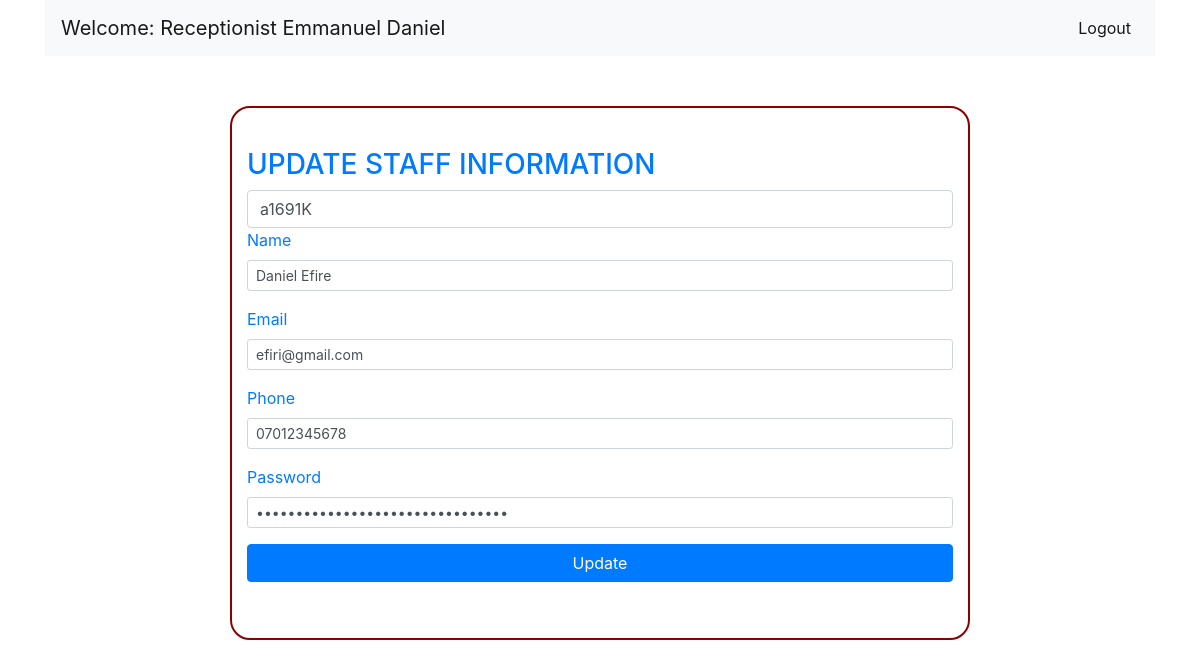
The app's page /update-staff-info.php?code=a1691K (signed in) with its own data.
### tables this page shows
CREATE TABLE `users` (
  `id` int(11) NOT NULL,
  `code` varchar(6) NOT NULL,
  `name` varchar(100) NOT NULL,
  `email` varchar(255) NOT NULL,
  `phone` varchar(11) NOT NULL,
  `password` varchar(40) NOT NULL,
  `role` varchar(50) NOT NULL,
  `status` int(11) NOT NULL,
  `date` datetime NOT NULL
);

### include/functions.php (called while the page is built)
<?php
function clean($conn, $args){
     $args = trim($args);
     return mysqli_real_escape_string($conn, $args);
}
?>

### update-staff-info.php (the view, shortened to what this page needs)
<?php include('include/tables.php');  ?>
<?php include('include/functions.php');  ?>
<!DOCTYPE html>
<html lang="en">
<head>
    <link rel="stylesheet" href="css/bootstrap.css">
   <link rel="stylesheet" type="text/css" href="datatable/datatables.min.css"/>
    <link rel="stylesheet" href="css/style.css" />
</head>
    <body>
        <div class="container">
          <nav class="navbar navbar-expand-lg navbar-light bg-light">
             <a class = "navbar-brand"> <?php if(isset($_SESSION['name'])) echo "Welcome: ".$_SESSION['role']." ".$_SESSION['name']  ?></a>
            <div class="collapse navbar-collapse" id="navbarSupportedContent">
                <ul class="navbar-nav ml-auto">
                <li class="nav-item active">
                    <a class="nav-link" href="logout.php">Logout</a>
                </li>
            </div>
        </nav>
             <?PHP
                        if (isset($_GET['code'])) {
                            $code = clean($conn, $_GET['code']);
                            $sql = "SELECT * FROM users WHERE code = '$code'";
                            $result = mysqli_query($conn, $sql);
                            $rows = mysqli_fetch_assoc($result);
                        }
                    ?>
            <div id="main">
                <form action="" class = "col-sm col-sm-8 offset-2 d-block" method = "POST">
                <h3 class = "text-primary">UPDATE STAFF INFORMATION</h3>
                    <input type="text" value = "<?php echo $_GET['code'] ?>" class = "form-control" name = "code">
                        <div class="form-group">
                            <label for="name" class="text-primary">Name</label>
                            <input type="text" name="name" class="form-control form-control-sm" id = "name" required  value = "<?php echo $rows['name'] ?>">
                        </div>
                         <div class="form-group">
                            <label for="email" class="text-primary">Email</label>
                            <input type="email" name="email" class="form-control form-control-sm" id = "email" required value = "<?php echo $rows['email'] ?>">
                        </div>
                         <div class="form-group">
                            <label for="phone" class="text-primary">Phone</label>
                            <input type="text" name="phone" class="form-control form-control-sm" id = "phone" max = "11" min = "11" required value = "<?php echo $rows['phone'] ?>">
                        </div>
                     <div class="form-group">
                            <label for="password" class="text-primary">Password</label>
                            <input type="password" name="password" class="form-control form-control-sm" id = "password" required value = "<?php echo md5($rows['password']) ?>">
                     </div>
                  <div class="form-group">
                       <button class = "btn btn-primary btn-block" name = "update" type = "submit">Update</button>
                    </div>
                </form>
            </div>
        </div>
</body>
</html>

### update-staff-info.php (style rules this page uses)
form { border-radius: 20px; margin-top: 50px; padding: 40px; border:2px solid darkred; }

### records on screen
users: name "Daniel Efire", email "efiri@gmail.com", phone "07012345678"

### other values on screen
$_SESSION['role'] "Receptionist"
$_SESSION['name'] "Emmanuel Daniel"
